Frame 1 (no input): blank canvas, image omitted
Frame 60 (the mouse pressed at the canvas centre just before this capture): blank canvas, image omitted
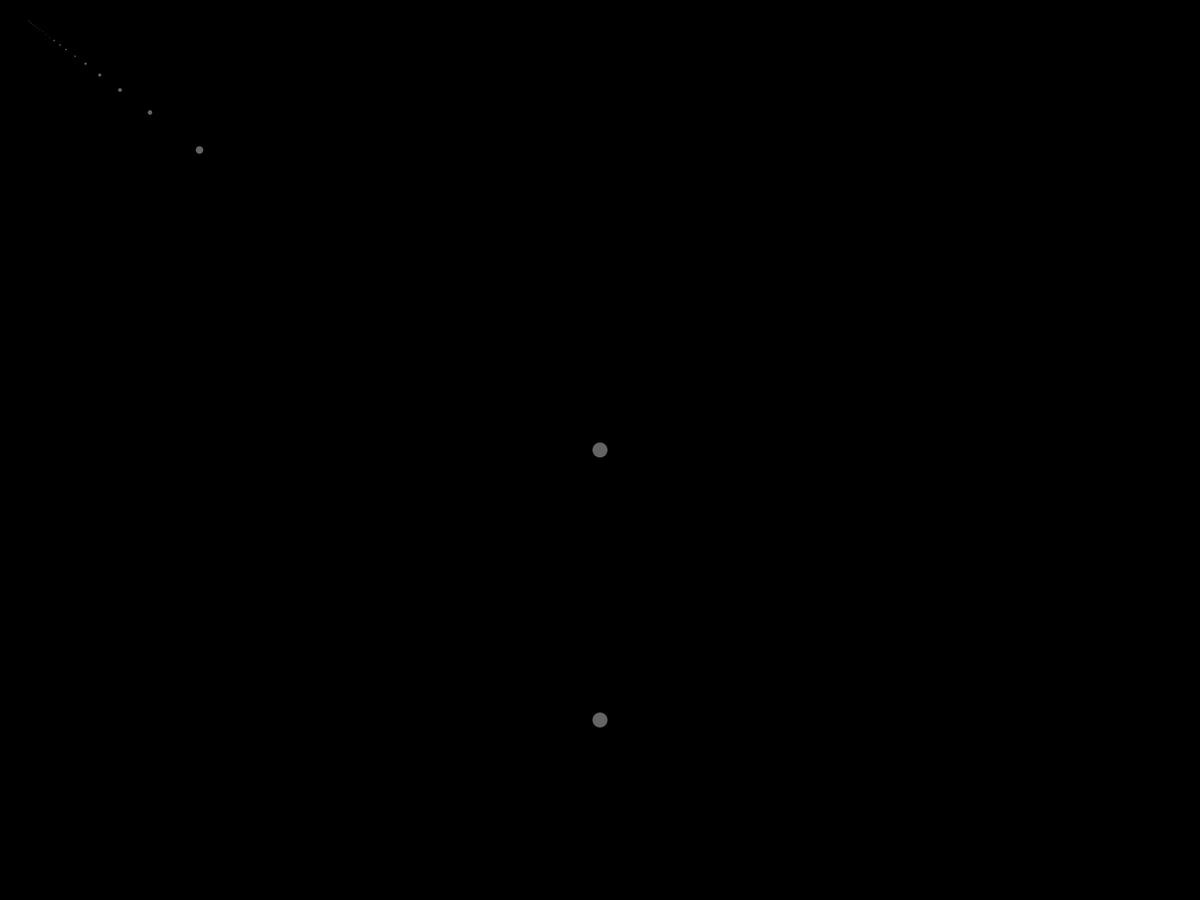
Frame 120 (the mouse held since frame 60 and released just before this capture)

The Processing sketch whose frames 1 and 60 were blank and that drew this single picture after the mouse press (run headless with seeded random() and noise(); from frame 60 on, the mouse is pressed at the canvas centre):

// Processing sketch: JavaPlayground
// ── JavaPlayground.pde
int strokeColor = 0;
int fillColor = 100;
int backgroundColor = 0;
int playerSize = 20;

Player player;
boolean keys[];
Dot[] dots = new Dot[128];

void setup() {
  fullScreen();
  stroke(strokeColor);
  fill(fillColor);
  noCursor();
  player = new Player((float)width/2,(float)height*0.8f,playerSize,strokeColor,fillColor,backgroundColor);
  for (int i = 0;i<dots.length;i++) {
    dots[i] = new Dot((int)player.getX(),(int)player.getY(),playerSize/(i+1),strokeColor,fillColor,backgroundColor);
  }
}
  
 

void draw() {
  player.be();
  
  for (int i = 0;i<dots.length;i++) {
    dots[i].be(i,(int)player.getX(),(int)player.getY());
  }
  
  
  render();
}

void render() {
  background(backgroundColor);
  player.render();
  for (int i = 0;i<dots.length;i++) {
    dots[i].render();
  }

}

// ── Dot.pde
class Dot {
  protected int x,y,s;
  protected boolean l = true;
  protected int backgroundColor,fillColor,strokeColor;
  
  protected int getSize() {return this.s;}
  protected float getX() {return this.x;}
  protected float getY() {return this.y;}
  protected boolean getLife() {return this.l;}
  
  
  Dot(int x, int y,int s,int sColor,int fColor,int bColor) {
    this.x = x;
    this.y = y;
    this.s = s;
    this.backgroundColor = bColor;
    this.fillColor = fColor;
    this.strokeColor = sColor;
  }
  
  void be(int i,int pX,int pY) {
    this.x = (pX-this.x)/(i+1);
    this.y = (pY-this.y)/(i+1);
  } 
  
  void render() {
    fill(this.fillColor);
    if (this.strokeColor == this.backgroundColor) {noStroke();}
    else {stroke(this.strokeColor);}
    ellipse(this.x,this.y,this.s,this.s);
   
  }

}

// ── Player.pde
class Player {
  int s;
  float x,y;
  int strokeColor,fillColor;
  boolean stroke;
  protected int getSize() {return this.s;}
  protected float getX() {return this.x;}
  protected float getY() {return this.y;}
  
  Player(float x,float y,int size,int s,int f,int b) {
    this.x = x;
    this.y = y;
    if (s == b) {
      noStroke();
      stroke = false;
    } else {
      this.strokeColor = s;
      stroke = true;
    }
    this.fillColor = f;
    this.s = size;
    strokeColor = s;
    fillColor = f;
  }
  
 
  void be() {
    this.x = mouseX;
    this.y = mouseY;
  }
  void render() {
    if (stroke == true) {stroke(this.strokeColor);}
    fill(this.fillColor);
    ellipse(this.x,this.y,this.s,this.s);
  }


}
